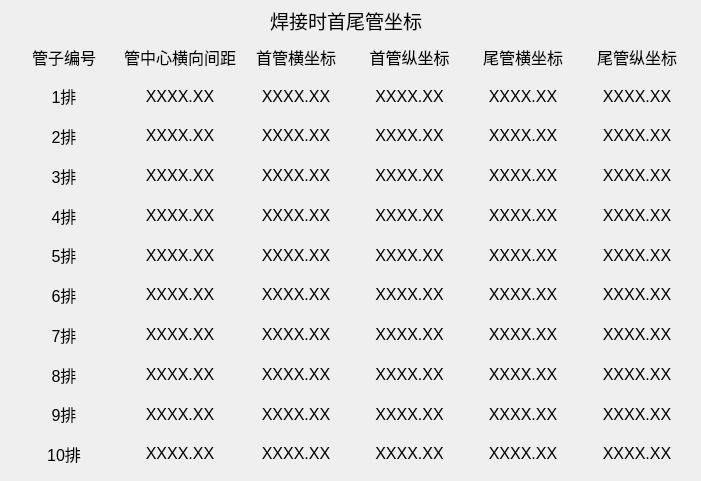
<?xml version="1.0" encoding="UTF-8"?>
<ui version="4.0">
 <class>widget3</class>
 <widget class="QWidget" name="widget3">
  <property name="geometry">
   <rect>
    <x>0</x>
    <y>0</y>
    <width>701</width>
    <height>481</height>
   </rect>
  </property>
  <property name="windowTitle">
   <string>Form</string>
  </property>
  <widget class="QWidget" name="gridLayoutWidget">
   <property name="geometry">
    <rect>
     <x>10</x>
     <y>40</y>
     <width>681</width>
     <height>431</height>
    </rect>
   </property>
   <layout class="QGridLayout" name="gridLayout">
    <item row="5" column="0">
     <widget class="QLabel" name="label_12">
      <property name="text">
       <string>&lt;html&gt;&lt;head/&gt;&lt;body&gt;&lt;p align=&quot;center&quot;&gt;&lt;span style=&quot; font-size:12pt;&quot;&gt;5排&lt;/span&gt;&lt;/p&gt;&lt;/body&gt;&lt;/html&gt;</string>
      </property>
     </widget>
    </item>
    <item row="1" column="1">
     <widget class="QLabel" name="label_18">
      <property name="text">
       <string>&lt;html&gt;&lt;head/&gt;&lt;body&gt;&lt;p align=&quot;center&quot;&gt;&lt;span style=&quot; font-size:12pt;&quot;&gt;XXXX.XX&lt;/span&gt;&lt;/p&gt;&lt;/body&gt;&lt;/html&gt;</string>
      </property>
     </widget>
    </item>
    <item row="7" column="3">
     <widget class="QLabel" name="label_88">
      <property name="text">
       <string>&lt;html&gt;&lt;head/&gt;&lt;body&gt;&lt;p align=&quot;center&quot;&gt;&lt;span style=&quot; font-size:12pt;&quot;&gt;XXXX.XX&lt;/span&gt;&lt;/p&gt;&lt;/body&gt;&lt;/html&gt;</string>
      </property>
     </widget>
    </item>
    <item row="4" column="3">
     <widget class="QLabel" name="label_85">
      <property name="text">
       <string>&lt;html&gt;&lt;head/&gt;&lt;body&gt;&lt;p align=&quot;center&quot;&gt;&lt;span style=&quot; font-size:12pt;&quot;&gt;XXXX.XX&lt;/span&gt;&lt;/p&gt;&lt;/body&gt;&lt;/html&gt;</string>
      </property>
     </widget>
    </item>
    <item row="0" column="1">
     <widget class="QLabel" name="label_3">
      <property name="text">
       <string>&lt;html&gt;&lt;head/&gt;&lt;body&gt;&lt;p align=&quot;center&quot;&gt;&lt;span style=&quot; font-size:12pt;&quot;&gt;管中心横向间距&lt;/span&gt;&lt;/p&gt;&lt;/body&gt;&lt;/html&gt;</string>
      </property>
     </widget>
    </item>
    <item row="0" column="4">
     <widget class="QLabel" name="label_6">
      <property name="text">
       <string>&lt;html&gt;&lt;head/&gt;&lt;body&gt;&lt;p align=&quot;center&quot;&gt;&lt;span style=&quot; font-size:12pt;&quot;&gt;尾管横坐标&lt;/span&gt;&lt;/p&gt;&lt;/body&gt;&lt;/html&gt;</string>
      </property>
     </widget>
    </item>
    <item row="1" column="0">
     <widget class="QLabel" name="label_8">
      <property name="text">
       <string>&lt;html&gt;&lt;head/&gt;&lt;body&gt;&lt;p align=&quot;center&quot;&gt;&lt;span style=&quot; font-size:12pt;&quot;&gt;1排&lt;/span&gt;&lt;/p&gt;&lt;/body&gt;&lt;/html&gt;</string>
      </property>
     </widget>
    </item>
    <item row="0" column="0">
     <widget class="QLabel" name="label_2">
      <property name="text">
       <string>&lt;html&gt;&lt;head/&gt;&lt;body&gt;&lt;p align=&quot;center&quot;&gt;&lt;span style=&quot; font-size:12pt;&quot;&gt;管子编号&lt;/span&gt;&lt;/p&gt;&lt;/body&gt;&lt;/html&gt;</string>
      </property>
     </widget>
    </item>
    <item row="1" column="5">
     <widget class="QLabel" name="label_22">
      <property name="text">
       <string>&lt;html&gt;&lt;head/&gt;&lt;body&gt;&lt;p align=&quot;center&quot;&gt;&lt;span style=&quot; font-size:12pt;&quot;&gt;XXXX.XX&lt;/span&gt;&lt;/p&gt;&lt;/body&gt;&lt;/html&gt;</string>
      </property>
     </widget>
    </item>
    <item row="5" column="3">
     <widget class="QLabel" name="label_86">
      <property name="text">
       <string>&lt;html&gt;&lt;head/&gt;&lt;body&gt;&lt;p align=&quot;center&quot;&gt;&lt;span style=&quot; font-size:12pt;&quot;&gt;XXXX.XX&lt;/span&gt;&lt;/p&gt;&lt;/body&gt;&lt;/html&gt;</string>
      </property>
     </widget>
    </item>
    <item row="0" column="3">
     <widget class="QLabel" name="label_5">
      <property name="text">
       <string>&lt;html&gt;&lt;head/&gt;&lt;body&gt;&lt;p align=&quot;center&quot;&gt;&lt;span style=&quot; font-size:12pt;&quot;&gt;首管纵坐标&lt;/span&gt;&lt;/p&gt;&lt;/body&gt;&lt;/html&gt;</string>
      </property>
     </widget>
    </item>
    <item row="1" column="4">
     <widget class="QLabel" name="label_21">
      <property name="text">
       <string>&lt;html&gt;&lt;head/&gt;&lt;body&gt;&lt;p align=&quot;center&quot;&gt;&lt;span style=&quot; font-size:12pt;&quot;&gt;XXXX.XX&lt;/span&gt;&lt;/p&gt;&lt;/body&gt;&lt;/html&gt;</string>
      </property>
     </widget>
    </item>
    <item row="6" column="0">
     <widget class="QLabel" name="label_13">
      <property name="text">
       <string>&lt;html&gt;&lt;head/&gt;&lt;body&gt;&lt;p align=&quot;center&quot;&gt;&lt;span style=&quot; font-size:12pt;&quot;&gt;6排&lt;/span&gt;&lt;/p&gt;&lt;/body&gt;&lt;/html&gt;</string>
      </property>
     </widget>
    </item>
    <item row="1" column="3">
     <widget class="QLabel" name="label_20">
      <property name="text">
       <string>&lt;html&gt;&lt;head/&gt;&lt;body&gt;&lt;p align=&quot;center&quot;&gt;&lt;span style=&quot; font-size:12pt;&quot;&gt;XXXX.XX&lt;/span&gt;&lt;/p&gt;&lt;/body&gt;&lt;/html&gt;</string>
      </property>
     </widget>
    </item>
    <item row="0" column="2">
     <widget class="QLabel" name="label_4">
      <property name="text">
       <string>&lt;html&gt;&lt;head/&gt;&lt;body&gt;&lt;p align=&quot;center&quot;&gt;&lt;span style=&quot; font-size:12pt;&quot;&gt;首管横坐标&lt;/span&gt;&lt;/p&gt;&lt;/body&gt;&lt;/html&gt;</string>
      </property>
     </widget>
    </item>
    <item row="4" column="0">
     <widget class="QLabel" name="label_11">
      <property name="text">
       <string>&lt;html&gt;&lt;head/&gt;&lt;body&gt;&lt;p align=&quot;center&quot;&gt;&lt;span style=&quot; font-size:12pt;&quot;&gt;4排&lt;/span&gt;&lt;/p&gt;&lt;/body&gt;&lt;/html&gt;</string>
      </property>
     </widget>
    </item>
    <item row="0" column="5">
     <widget class="QLabel" name="label_7">
      <property name="text">
       <string>&lt;html&gt;&lt;head/&gt;&lt;body&gt;&lt;p align=&quot;center&quot;&gt;&lt;span style=&quot; font-size:12pt;&quot;&gt;尾管纵坐标&lt;/span&gt;&lt;/p&gt;&lt;/body&gt;&lt;/html&gt;</string>
      </property>
     </widget>
    </item>
    <item row="7" column="0">
     <widget class="QLabel" name="label_14">
      <property name="text">
       <string>&lt;html&gt;&lt;head/&gt;&lt;body&gt;&lt;p align=&quot;center&quot;&gt;&lt;span style=&quot; font-size:12pt;&quot;&gt;7排&lt;/span&gt;&lt;/p&gt;&lt;/body&gt;&lt;/html&gt;</string>
      </property>
     </widget>
    </item>
    <item row="3" column="0">
     <widget class="QLabel" name="label_10">
      <property name="text">
       <string>&lt;html&gt;&lt;head/&gt;&lt;body&gt;&lt;p align=&quot;center&quot;&gt;&lt;span style=&quot; font-size:12pt;&quot;&gt;3排&lt;/span&gt;&lt;/p&gt;&lt;/body&gt;&lt;/html&gt;</string>
      </property>
     </widget>
    </item>
    <item row="8" column="0">
     <widget class="QLabel" name="label_15">
      <property name="text">
       <string>&lt;html&gt;&lt;head/&gt;&lt;body&gt;&lt;p align=&quot;center&quot;&gt;&lt;span style=&quot; font-size:12pt;&quot;&gt;8排&lt;/span&gt;&lt;/p&gt;&lt;/body&gt;&lt;/html&gt;</string>
      </property>
     </widget>
    </item>
    <item row="2" column="0">
     <widget class="QLabel" name="label_9">
      <property name="text">
       <string>&lt;html&gt;&lt;head/&gt;&lt;body&gt;&lt;p align=&quot;center&quot;&gt;&lt;span style=&quot; font-size:12pt;&quot;&gt;2排&lt;/span&gt;&lt;/p&gt;&lt;/body&gt;&lt;/html&gt;</string>
      </property>
     </widget>
    </item>
    <item row="9" column="0">
     <widget class="QLabel" name="label_16">
      <property name="text">
       <string>&lt;html&gt;&lt;head/&gt;&lt;body&gt;&lt;p align=&quot;center&quot;&gt;&lt;span style=&quot; font-size:12pt;&quot;&gt;9排&lt;/span&gt;&lt;/p&gt;&lt;/body&gt;&lt;/html&gt;</string>
      </property>
     </widget>
    </item>
    <item row="8" column="3">
     <widget class="QLabel" name="label_89">
      <property name="text">
       <string>&lt;html&gt;&lt;head/&gt;&lt;body&gt;&lt;p align=&quot;center&quot;&gt;&lt;span style=&quot; font-size:12pt;&quot;&gt;XXXX.XX&lt;/span&gt;&lt;/p&gt;&lt;/body&gt;&lt;/html&gt;</string>
      </property>
     </widget>
    </item>
    <item row="10" column="3">
     <widget class="QLabel" name="label_91">
      <property name="text">
       <string>&lt;html&gt;&lt;head/&gt;&lt;body&gt;&lt;p align=&quot;center&quot;&gt;&lt;span style=&quot; font-size:12pt;&quot;&gt;XXXX.XX&lt;/span&gt;&lt;/p&gt;&lt;/body&gt;&lt;/html&gt;</string>
      </property>
     </widget>
    </item>
    <item row="10" column="0">
     <widget class="QLabel" name="label_17">
      <property name="text">
       <string>&lt;html&gt;&lt;head/&gt;&lt;body&gt;&lt;p align=&quot;center&quot;&gt;&lt;span style=&quot; font-size:12pt;&quot;&gt;10排&lt;/span&gt;&lt;/p&gt;&lt;/body&gt;&lt;/html&gt;</string>
      </property>
     </widget>
    </item>
    <item row="3" column="2">
     <widget class="QLabel" name="label_75">
      <property name="text">
       <string>&lt;html&gt;&lt;head/&gt;&lt;body&gt;&lt;p align=&quot;center&quot;&gt;&lt;span style=&quot; font-size:12pt;&quot;&gt;XXXX.XX&lt;/span&gt;&lt;/p&gt;&lt;/body&gt;&lt;/html&gt;</string>
      </property>
     </widget>
    </item>
    <item row="6" column="3">
     <widget class="QLabel" name="label_87">
      <property name="text">
       <string>&lt;html&gt;&lt;head/&gt;&lt;body&gt;&lt;p align=&quot;center&quot;&gt;&lt;span style=&quot; font-size:12pt;&quot;&gt;XXXX.XX&lt;/span&gt;&lt;/p&gt;&lt;/body&gt;&lt;/html&gt;</string>
      </property>
     </widget>
    </item>
    <item row="1" column="2">
     <widget class="QLabel" name="label_19">
      <property name="text">
       <string>&lt;html&gt;&lt;head/&gt;&lt;body&gt;&lt;p align=&quot;center&quot;&gt;&lt;span style=&quot; font-size:12pt;&quot;&gt;XXXX.XX&lt;/span&gt;&lt;/p&gt;&lt;/body&gt;&lt;/html&gt;</string>
      </property>
     </widget>
    </item>
    <item row="9" column="3">
     <widget class="QLabel" name="label_90">
      <property name="text">
       <string>&lt;html&gt;&lt;head/&gt;&lt;body&gt;&lt;p align=&quot;center&quot;&gt;&lt;span style=&quot; font-size:12pt;&quot;&gt;XXXX.XX&lt;/span&gt;&lt;/p&gt;&lt;/body&gt;&lt;/html&gt;</string>
      </property>
     </widget>
    </item>
    <item row="5" column="1">
     <widget class="QLabel" name="label_68">
      <property name="text">
       <string>&lt;html&gt;&lt;head/&gt;&lt;body&gt;&lt;p align=&quot;center&quot;&gt;&lt;span style=&quot; font-size:12pt;&quot;&gt;XXXX.XX&lt;/span&gt;&lt;/p&gt;&lt;/body&gt;&lt;/html&gt;</string>
      </property>
     </widget>
    </item>
    <item row="8" column="1">
     <widget class="QLabel" name="label_71">
      <property name="text">
       <string>&lt;html&gt;&lt;head/&gt;&lt;body&gt;&lt;p align=&quot;center&quot;&gt;&lt;span style=&quot; font-size:12pt;&quot;&gt;XXXX.XX&lt;/span&gt;&lt;/p&gt;&lt;/body&gt;&lt;/html&gt;</string>
      </property>
     </widget>
    </item>
    <item row="4" column="2">
     <widget class="QLabel" name="label_76">
      <property name="text">
       <string>&lt;html&gt;&lt;head/&gt;&lt;body&gt;&lt;p align=&quot;center&quot;&gt;&lt;span style=&quot; font-size:12pt;&quot;&gt;XXXX.XX&lt;/span&gt;&lt;/p&gt;&lt;/body&gt;&lt;/html&gt;</string>
      </property>
     </widget>
    </item>
    <item row="10" column="1">
     <widget class="QLabel" name="label_73">
      <property name="text">
       <string>&lt;html&gt;&lt;head/&gt;&lt;body&gt;&lt;p align=&quot;center&quot;&gt;&lt;span style=&quot; font-size:12pt;&quot;&gt;XXXX.XX&lt;/span&gt;&lt;/p&gt;&lt;/body&gt;&lt;/html&gt;</string>
      </property>
     </widget>
    </item>
    <item row="9" column="1">
     <widget class="QLabel" name="label_72">
      <property name="text">
       <string>&lt;html&gt;&lt;head/&gt;&lt;body&gt;&lt;p align=&quot;center&quot;&gt;&lt;span style=&quot; font-size:12pt;&quot;&gt;XXXX.XX&lt;/span&gt;&lt;/p&gt;&lt;/body&gt;&lt;/html&gt;</string>
      </property>
     </widget>
    </item>
    <item row="2" column="2">
     <widget class="QLabel" name="label_74">
      <property name="text">
       <string>&lt;html&gt;&lt;head/&gt;&lt;body&gt;&lt;p align=&quot;center&quot;&gt;&lt;span style=&quot; font-size:12pt;&quot;&gt;XXXX.XX&lt;/span&gt;&lt;/p&gt;&lt;/body&gt;&lt;/html&gt;</string>
      </property>
     </widget>
    </item>
    <item row="5" column="2">
     <widget class="QLabel" name="label_77">
      <property name="text">
       <string>&lt;html&gt;&lt;head/&gt;&lt;body&gt;&lt;p align=&quot;center&quot;&gt;&lt;span style=&quot; font-size:12pt;&quot;&gt;XXXX.XX&lt;/span&gt;&lt;/p&gt;&lt;/body&gt;&lt;/html&gt;</string>
      </property>
     </widget>
    </item>
    <item row="6" column="2">
     <widget class="QLabel" name="label_78">
      <property name="text">
       <string>&lt;html&gt;&lt;head/&gt;&lt;body&gt;&lt;p align=&quot;center&quot;&gt;&lt;span style=&quot; font-size:12pt;&quot;&gt;XXXX.XX&lt;/span&gt;&lt;/p&gt;&lt;/body&gt;&lt;/html&gt;</string>
      </property>
     </widget>
    </item>
    <item row="9" column="2">
     <widget class="QLabel" name="label_81">
      <property name="text">
       <string>&lt;html&gt;&lt;head/&gt;&lt;body&gt;&lt;p align=&quot;center&quot;&gt;&lt;span style=&quot; font-size:12pt;&quot;&gt;XXXX.XX&lt;/span&gt;&lt;/p&gt;&lt;/body&gt;&lt;/html&gt;</string>
      </property>
     </widget>
    </item>
    <item row="10" column="2">
     <widget class="QLabel" name="label_82">
      <property name="text">
       <string>&lt;html&gt;&lt;head/&gt;&lt;body&gt;&lt;p align=&quot;center&quot;&gt;&lt;span style=&quot; font-size:12pt;&quot;&gt;XXXX.XX&lt;/span&gt;&lt;/p&gt;&lt;/body&gt;&lt;/html&gt;</string>
      </property>
     </widget>
    </item>
    <item row="7" column="2">
     <widget class="QLabel" name="label_79">
      <property name="text">
       <string>&lt;html&gt;&lt;head/&gt;&lt;body&gt;&lt;p align=&quot;center&quot;&gt;&lt;span style=&quot; font-size:12pt;&quot;&gt;XXXX.XX&lt;/span&gt;&lt;/p&gt;&lt;/body&gt;&lt;/html&gt;</string>
      </property>
     </widget>
    </item>
    <item row="8" column="2">
     <widget class="QLabel" name="label_80">
      <property name="text">
       <string>&lt;html&gt;&lt;head/&gt;&lt;body&gt;&lt;p align=&quot;center&quot;&gt;&lt;span style=&quot; font-size:12pt;&quot;&gt;XXXX.XX&lt;/span&gt;&lt;/p&gt;&lt;/body&gt;&lt;/html&gt;</string>
      </property>
     </widget>
    </item>
    <item row="2" column="3">
     <widget class="QLabel" name="label_83">
      <property name="text">
       <string>&lt;html&gt;&lt;head/&gt;&lt;body&gt;&lt;p align=&quot;center&quot;&gt;&lt;span style=&quot; font-size:12pt;&quot;&gt;XXXX.XX&lt;/span&gt;&lt;/p&gt;&lt;/body&gt;&lt;/html&gt;</string>
      </property>
     </widget>
    </item>
    <item row="3" column="3">
     <widget class="QLabel" name="label_84">
      <property name="text">
       <string>&lt;html&gt;&lt;head/&gt;&lt;body&gt;&lt;p align=&quot;center&quot;&gt;&lt;span style=&quot; font-size:12pt;&quot;&gt;XXXX.XX&lt;/span&gt;&lt;/p&gt;&lt;/body&gt;&lt;/html&gt;</string>
      </property>
     </widget>
    </item>
    <item row="4" column="1">
     <widget class="QLabel" name="label_67">
      <property name="text">
       <string>&lt;html&gt;&lt;head/&gt;&lt;body&gt;&lt;p align=&quot;center&quot;&gt;&lt;span style=&quot; font-size:12pt;&quot;&gt;XXXX.XX&lt;/span&gt;&lt;/p&gt;&lt;/body&gt;&lt;/html&gt;</string>
      </property>
     </widget>
    </item>
    <item row="7" column="1">
     <widget class="QLabel" name="label_70">
      <property name="text">
       <string>&lt;html&gt;&lt;head/&gt;&lt;body&gt;&lt;p align=&quot;center&quot;&gt;&lt;span style=&quot; font-size:12pt;&quot;&gt;XXXX.XX&lt;/span&gt;&lt;/p&gt;&lt;/body&gt;&lt;/html&gt;</string>
      </property>
     </widget>
    </item>
    <item row="6" column="1">
     <widget class="QLabel" name="label_69">
      <property name="text">
       <string>&lt;html&gt;&lt;head/&gt;&lt;body&gt;&lt;p align=&quot;center&quot;&gt;&lt;span style=&quot; font-size:12pt;&quot;&gt;XXXX.XX&lt;/span&gt;&lt;/p&gt;&lt;/body&gt;&lt;/html&gt;</string>
      </property>
     </widget>
    </item>
    <item row="3" column="1">
     <widget class="QLabel" name="label_66">
      <property name="text">
       <string>&lt;html&gt;&lt;head/&gt;&lt;body&gt;&lt;p align=&quot;center&quot;&gt;&lt;span style=&quot; font-size:12pt;&quot;&gt;XXXX.XX&lt;/span&gt;&lt;/p&gt;&lt;/body&gt;&lt;/html&gt;</string>
      </property>
     </widget>
    </item>
    <item row="2" column="1">
     <widget class="QLabel" name="label_65">
      <property name="text">
       <string>&lt;html&gt;&lt;head/&gt;&lt;body&gt;&lt;p align=&quot;center&quot;&gt;&lt;span style=&quot; font-size:12pt;&quot;&gt;XXXX.XX&lt;/span&gt;&lt;/p&gt;&lt;/body&gt;&lt;/html&gt;</string>
      </property>
     </widget>
    </item>
    <item row="2" column="4">
     <widget class="QLabel" name="label_92">
      <property name="text">
       <string>&lt;html&gt;&lt;head/&gt;&lt;body&gt;&lt;p align=&quot;center&quot;&gt;&lt;span style=&quot; font-size:12pt;&quot;&gt;XXXX.XX&lt;/span&gt;&lt;/p&gt;&lt;/body&gt;&lt;/html&gt;</string>
      </property>
     </widget>
    </item>
    <item row="3" column="4">
     <widget class="QLabel" name="label_93">
      <property name="text">
       <string>&lt;html&gt;&lt;head/&gt;&lt;body&gt;&lt;p align=&quot;center&quot;&gt;&lt;span style=&quot; font-size:12pt;&quot;&gt;XXXX.XX&lt;/span&gt;&lt;/p&gt;&lt;/body&gt;&lt;/html&gt;</string>
      </property>
     </widget>
    </item>
    <item row="4" column="4">
     <widget class="QLabel" name="label_94">
      <property name="text">
       <string>&lt;html&gt;&lt;head/&gt;&lt;body&gt;&lt;p align=&quot;center&quot;&gt;&lt;span style=&quot; font-size:12pt;&quot;&gt;XXXX.XX&lt;/span&gt;&lt;/p&gt;&lt;/body&gt;&lt;/html&gt;</string>
      </property>
     </widget>
    </item>
    <item row="5" column="4">
     <widget class="QLabel" name="label_95">
      <property name="text">
       <string>&lt;html&gt;&lt;head/&gt;&lt;body&gt;&lt;p align=&quot;center&quot;&gt;&lt;span style=&quot; font-size:12pt;&quot;&gt;XXXX.XX&lt;/span&gt;&lt;/p&gt;&lt;/body&gt;&lt;/html&gt;</string>
      </property>
     </widget>
    </item>
    <item row="6" column="4">
     <widget class="QLabel" name="label_96">
      <property name="text">
       <string>&lt;html&gt;&lt;head/&gt;&lt;body&gt;&lt;p align=&quot;center&quot;&gt;&lt;span style=&quot; font-size:12pt;&quot;&gt;XXXX.XX&lt;/span&gt;&lt;/p&gt;&lt;/body&gt;&lt;/html&gt;</string>
      </property>
     </widget>
    </item>
    <item row="7" column="4">
     <widget class="QLabel" name="label_97">
      <property name="text">
       <string>&lt;html&gt;&lt;head/&gt;&lt;body&gt;&lt;p align=&quot;center&quot;&gt;&lt;span style=&quot; font-size:12pt;&quot;&gt;XXXX.XX&lt;/span&gt;&lt;/p&gt;&lt;/body&gt;&lt;/html&gt;</string>
      </property>
     </widget>
    </item>
    <item row="8" column="4">
     <widget class="QLabel" name="label_98">
      <property name="text">
       <string>&lt;html&gt;&lt;head/&gt;&lt;body&gt;&lt;p align=&quot;center&quot;&gt;&lt;span style=&quot; font-size:12pt;&quot;&gt;XXXX.XX&lt;/span&gt;&lt;/p&gt;&lt;/body&gt;&lt;/html&gt;</string>
      </property>
     </widget>
    </item>
    <item row="9" column="4">
     <widget class="QLabel" name="label_99">
      <property name="text">
       <string>&lt;html&gt;&lt;head/&gt;&lt;body&gt;&lt;p align=&quot;center&quot;&gt;&lt;span style=&quot; font-size:12pt;&quot;&gt;XXXX.XX&lt;/span&gt;&lt;/p&gt;&lt;/body&gt;&lt;/html&gt;</string>
      </property>
     </widget>
    </item>
    <item row="10" column="4">
     <widget class="QLabel" name="label_100">
      <property name="text">
       <string>&lt;html&gt;&lt;head/&gt;&lt;body&gt;&lt;p align=&quot;center&quot;&gt;&lt;span style=&quot; font-size:12pt;&quot;&gt;XXXX.XX&lt;/span&gt;&lt;/p&gt;&lt;/body&gt;&lt;/html&gt;</string>
      </property>
     </widget>
    </item>
    <item row="2" column="5">
     <widget class="QLabel" name="label_101">
      <property name="text">
       <string>&lt;html&gt;&lt;head/&gt;&lt;body&gt;&lt;p align=&quot;center&quot;&gt;&lt;span style=&quot; font-size:12pt;&quot;&gt;XXXX.XX&lt;/span&gt;&lt;/p&gt;&lt;/body&gt;&lt;/html&gt;</string>
      </property>
     </widget>
    </item>
    <item row="3" column="5">
     <widget class="QLabel" name="label_102">
      <property name="text">
       <string>&lt;html&gt;&lt;head/&gt;&lt;body&gt;&lt;p align=&quot;center&quot;&gt;&lt;span style=&quot; font-size:12pt;&quot;&gt;XXXX.XX&lt;/span&gt;&lt;/p&gt;&lt;/body&gt;&lt;/html&gt;</string>
      </property>
     </widget>
    </item>
    <item row="4" column="5">
     <widget class="QLabel" name="label_103">
      <property name="text">
       <string>&lt;html&gt;&lt;head/&gt;&lt;body&gt;&lt;p align=&quot;center&quot;&gt;&lt;span style=&quot; font-size:12pt;&quot;&gt;XXXX.XX&lt;/span&gt;&lt;/p&gt;&lt;/body&gt;&lt;/html&gt;</string>
      </property>
     </widget>
    </item>
    <item row="5" column="5">
     <widget class="QLabel" name="label_104">
      <property name="text">
       <string>&lt;html&gt;&lt;head/&gt;&lt;body&gt;&lt;p align=&quot;center&quot;&gt;&lt;span style=&quot; font-size:12pt;&quot;&gt;XXXX.XX&lt;/span&gt;&lt;/p&gt;&lt;/body&gt;&lt;/html&gt;</string>
      </property>
     </widget>
    </item>
    <item row="6" column="5">
     <widget class="QLabel" name="label_105">
      <property name="text">
       <string>&lt;html&gt;&lt;head/&gt;&lt;body&gt;&lt;p align=&quot;center&quot;&gt;&lt;span style=&quot; font-size:12pt;&quot;&gt;XXXX.XX&lt;/span&gt;&lt;/p&gt;&lt;/body&gt;&lt;/html&gt;</string>
      </property>
     </widget>
    </item>
    <item row="7" column="5">
     <widget class="QLabel" name="label_106">
      <property name="text">
       <string>&lt;html&gt;&lt;head/&gt;&lt;body&gt;&lt;p align=&quot;center&quot;&gt;&lt;span style=&quot; font-size:12pt;&quot;&gt;XXXX.XX&lt;/span&gt;&lt;/p&gt;&lt;/body&gt;&lt;/html&gt;</string>
      </property>
     </widget>
    </item>
    <item row="8" column="5">
     <widget class="QLabel" name="label_107">
      <property name="text">
       <string>&lt;html&gt;&lt;head/&gt;&lt;body&gt;&lt;p align=&quot;center&quot;&gt;&lt;span style=&quot; font-size:12pt;&quot;&gt;XXXX.XX&lt;/span&gt;&lt;/p&gt;&lt;/body&gt;&lt;/html&gt;</string>
      </property>
     </widget>
    </item>
    <item row="9" column="5">
     <widget class="QLabel" name="label_108">
      <property name="text">
       <string>&lt;html&gt;&lt;head/&gt;&lt;body&gt;&lt;p align=&quot;center&quot;&gt;&lt;span style=&quot; font-size:12pt;&quot;&gt;XXXX.XX&lt;/span&gt;&lt;/p&gt;&lt;/body&gt;&lt;/html&gt;</string>
      </property>
     </widget>
    </item>
    <item row="10" column="5">
     <widget class="QLabel" name="label_109">
      <property name="text">
       <string>&lt;html&gt;&lt;head/&gt;&lt;body&gt;&lt;p align=&quot;center&quot;&gt;&lt;span style=&quot; font-size:12pt;&quot;&gt;XXXX.XX&lt;/span&gt;&lt;/p&gt;&lt;/body&gt;&lt;/html&gt;</string>
      </property>
     </widget>
    </item>
   </layout>
  </widget>
  <widget class="QLabel" name="label">
   <property name="geometry">
    <rect>
     <x>270</x>
     <y>0</y>
     <width>171</width>
     <height>41</height>
    </rect>
   </property>
   <property name="text">
    <string>&lt;html&gt;&lt;head/&gt;&lt;body&gt;&lt;p&gt;&lt;span style=&quot; font-size:14pt;&quot;&gt;焊接时首尾管坐标&lt;/span&gt;&lt;/p&gt;&lt;/body&gt;&lt;/html&gt;</string>
   </property>
  </widget>
 </widget>
 <resources/>
 <connections/>
</ui>
